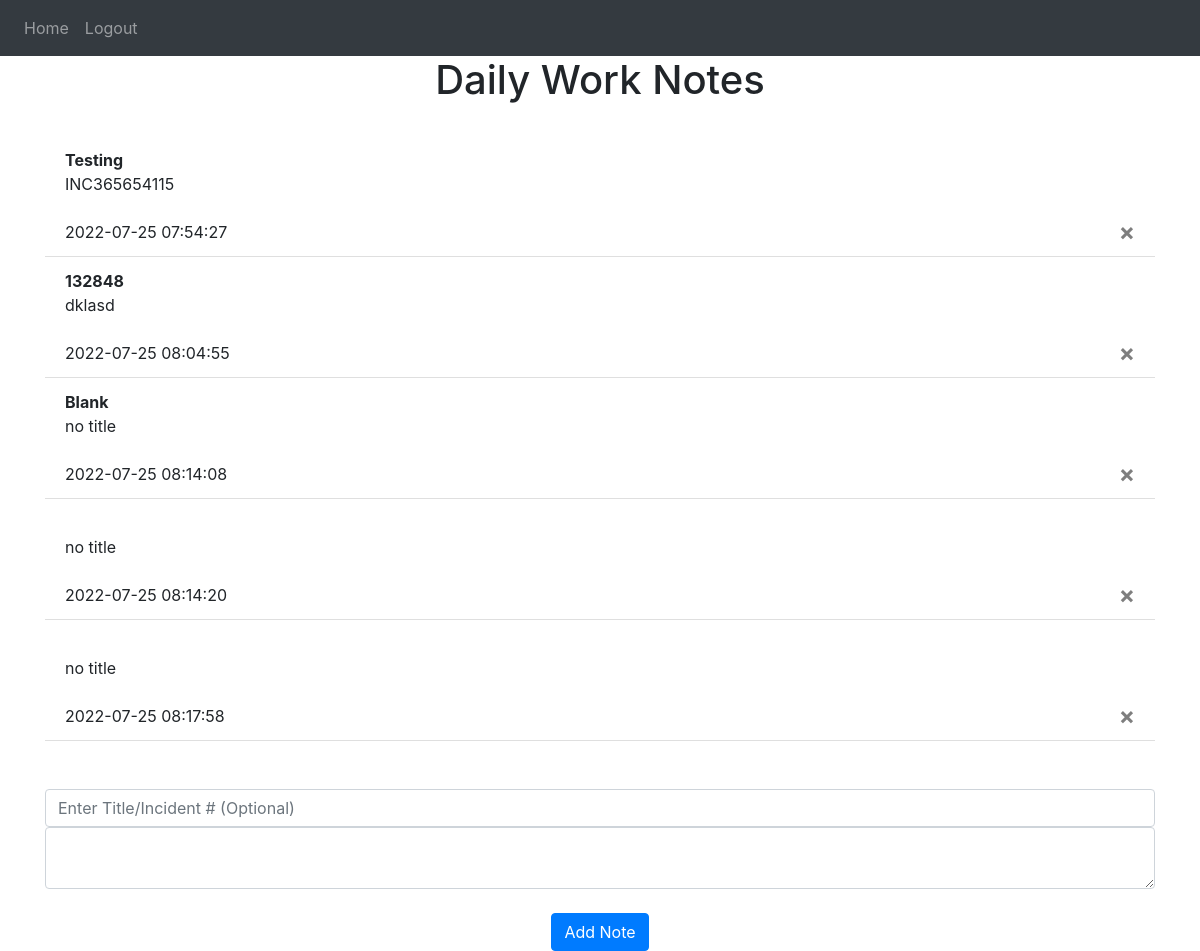
Screenshot of / (signed in) with the database file from the repository.
### website/models.py (models this page shows)
class Note(db.Model):
    id = db.Column(db.Integer, primary_key = True)
    data = db.Column(db.String(10000))
    title = db.Column(db.String(50))
    date = db.Column(db.DateTime(timezone = True), default = func.now())
    user_id = db.Column(db.Integer, db.ForeignKey('user.id'))

### website/views.py (the view, shortened to what this page needs)
@views.route('/', methods=['GET','POST'])
@login_required
def home():
    return render_template("home.html", user=current_user)

### website/__init__.py (called while the page is built)
def create_app():
    app = Flask(__name__)
    app.config['SECRET_KEY'] = 'hdksjahdkjas'
    app.config['SQLALCHEMY_DATABASE_URI'] = 'postgres://ipybsmsekknvcw:3818f6514d9fc277e0da0e278476a7a4f22b7aba6c35a3c3af5aaa0e100f6e37@ec2-44-195-100-240.compute-1.amazonaws.com:5432/dd38dao57q00fv'
    db.init_app(app)
    from .views import views
    from .auth import auth
    app.register_blueprint(views, url_prefix='/')
    app.register_blueprint(auth, url_prefix='/')
    from .models import User, Note
    create_database(app)
    login_manager = LoginManager()
    login_manager.login_view = 'auth.login'
    login_manager.init_app(app)
    @login_manager.user_loader
    def load_user(id):
        return User.query.get(int(id))
    return app

### website/templates/home.html
{% extends "base.html" %} {% block title %}Home{% endblock %}
{% block content %}
<h1 align="center">Daily Work Notes</h1><br>
<ul class="list-group list-group-flush" id="notes">
    {% for note in user.notes %}
    <li class="list-group-item"><b>{{ note.title }}</b><br>{{ note.data }}
        <br><br>{{note.date}}
        <button type="button" class="close" onClick="deleteNote({{ note.id }})">
            <span area-hidden="true">&times;</span>
        </button>
    </li>
    {% endfor %}
</ul>
<form method="POST"><br><br>
    <input type="inc" class="form-control" id="inc" name="inc" placeholder="Enter Title/Incident # (Optional)"/>
    <textarea name = "note" id="note" class="form-control"></textarea><br>
    <div align="center">
        <button type="submit" class="btn btn-primary">Add Note</button>
    </div>
</form>
{% endblock %}

### website/templates/base.html (shortened to what this page needs)
<!DOCTYPE html>
<html>
    <head>
        <link
            rel="stylesheet"
            href="https://stackpath.bootstrapcdn.com/bootstrap/4.4.1/css/bootstrap.min.css"
        />
        <link
            rel="stylesheet"
            href="https://stackpath.bootstrapcdn.com/font-awesome/4.7.0/css/font-awesome.min.css"
        />
    </head>
    <body>
        <nav class="navbar navbar-expand-lg navbar-dark bg-dark">
            <div class="collapse navbar-collapse" id="navbar">
                <div class="navbar-nav">
                    {% if user.is_authenticated %}
                    <a class="nav-item nav-link" id="login" href="/">Home</a>
                    <a class="nav-item nav-link" id="login" href="/logout">Logout</a>
                    {% else %}
                    <a class="nav-item nav-link" id="login" href="/login">Login</a>
                    <a class="nav-item nav-link" id="login" href="/sign-up">Sign Up</a>
                    {% endif %}
                </div>
            </div>
        </nav>
        <div class="container">
            {% block content %}
            {% endblock %}
        </div>
    </body>
</html>

### rows the page displays
Note: title "Testing", data "INC365654115", date "2022-07-25 07:54:27"
Note: title "132848", data "dklasd", date "2022-07-25 08:04:55"
Note: title "Blank", data "no title", date "2022-07-25 08:14:08"
Note: data "no title", date "2022-07-25 08:14:20"
Note: data "no title", date "2022-07-25 08:17:58"
